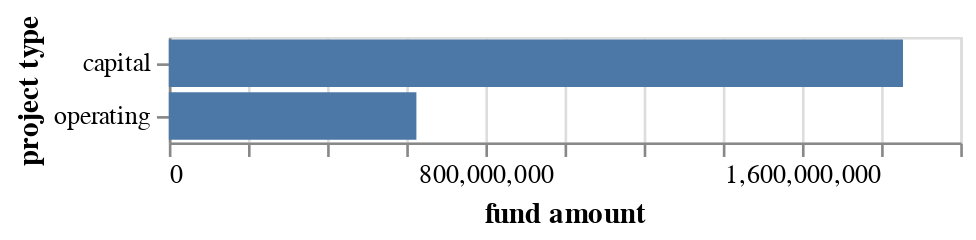

The code cell stored with this chart in its notebook:
### Code cell
by_type = (
    all_melt.groupby(["project type"])
    .agg(
        {
            "fund amount": "sum",
        }
    )
    .reset_index()
)

display(by_type)
make_bar(by_type, y_axis="project type", x_axis="fund amount")

### Figure 1 — Vega-Lite specification as saved in the notebook (floating-point values rounded to 4 significant figures)
{"config": {"view": {"continuousWidth": 300, "continuousHeight": 300}}, "data": {"name": "data-1b093f4fd754b12a94a60701a45260f5"}, "mark": {"type": "bar"}, "encoding": {"x": {"field": "fund amount", "type": "quantitative"}, "y": {"field": "project type", "type": "nominal"}}, "$schema": "https://vega.github.io/schema/vega-lite/v5.17.0.json", "datasets": {"data-1b093f4fd754b12a94a60701a45260f5": [{"project type": "capital", "fund amount": 1855348721}, {"project type": "operating", "fund amount": 625654847}]}}
